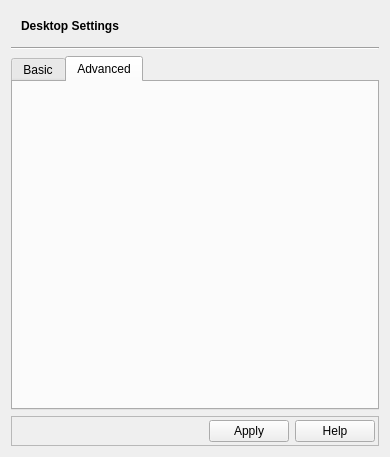
<?xml version="1.0" encoding="UTF-8"?>
<ui version="4.0">
 <class>MainWindow</class>
 <widget class="QMainWindow" name="MainWindow">
  <property name="geometry">
   <rect>
    <x>0</x>
    <y>0</y>
    <width>390</width>
    <height>457</height>
   </rect>
  </property>
  <property name="windowTitle">
   <string>MainWindow</string>
  </property>
  <widget class="QWidget" name="centralWidget">
   <layout class="QVBoxLayout" name="verticalLayout">
    <item>
     <layout class="QHBoxLayout" name="horizontalLayout_3">
      <property name="leftMargin">
       <number>10</number>
      </property>
      <property name="topMargin">
       <number>0</number>
      </property>
      <property name="rightMargin">
       <number>10</number>
      </property>
      <property name="bottomMargin">
       <number>0</number>
      </property>
      <item>
       <widget class="QLabel" name="headerLabel">
        <property name="minimumSize">
         <size>
          <width>0</width>
          <height>30</height>
         </size>
        </property>
        <property name="font">
         <font>
          <weight>75</weight>
          <bold>true</bold>
         </font>
        </property>
        <property name="text">
         <string>Desktop Settings</string>
        </property>
       </widget>
      </item>
      <item>
       <widget class="QLabel" name="label_3">
        <property name="maximumSize">
         <size>
          <width>24</width>
          <height>24</height>
         </size>
        </property>
        <property name="text">
         <string/>
        </property>
        <property name="margin">
         <number>0</number>
        </property>
       </widget>
      </item>
     </layout>
    </item>
    <item>
     <widget class="Line" name="line">
      <property name="orientation">
       <enum>Qt::Horizontal</enum>
      </property>
     </widget>
    </item>
    <item>
     <widget class="QTabWidget" name="tabWidget">
      <property name="currentIndex">
       <number>1</number>
      </property>
      <property name="documentMode">
       <bool>false</bool>
      </property>
      <widget class="QWidget" name="tab">
       <attribute name="title">
        <string>Basic</string>
       </attribute>
       <layout class="QVBoxLayout" name="verticalLayout_2">
        <item>
         <widget class="QLabel" name="wallpaperPreview">
          <property name="sizePolicy">
           <sizepolicy hsizetype="Preferred" vsizetype="Preferred">
            <horstretch>0</horstretch>
            <verstretch>1</verstretch>
           </sizepolicy>
          </property>
          <property name="minimumSize">
           <size>
            <width>140</width>
            <height>110</height>
           </size>
          </property>
          <property name="maximumSize">
           <size>
            <width>16000</width>
            <height>16000</height>
           </size>
          </property>
          <property name="autoFillBackground">
           <bool>false</bool>
          </property>
          <property name="styleSheet">
           <string notr="true">background-color: rgb(255, 255, 255);</string>
          </property>
          <property name="text">
           <string/>
          </property>
          <property name="scaledContents">
           <bool>true</bool>
          </property>
         </widget>
        </item>
        <item>
         <widget class="QLabel" name="label">
          <property name="maximumSize">
           <size>
            <width>16777215</width>
            <height>25</height>
           </size>
          </property>
          <property name="text">
           <string>Wallpaper:</string>
          </property>
         </widget>
        </item>
        <item>
         <widget class="QComboBox" name="comboBox"/>
        </item>
       </layout>
      </widget>
      <widget class="QWidget" name="tab_2">
       <attribute name="title">
        <string>Advanced</string>
       </attribute>
      </widget>
     </widget>
    </item>
    <item>
     <widget class="QFrame" name="frame">
      <property name="frameShape">
       <enum>QFrame::StyledPanel</enum>
      </property>
      <property name="frameShadow">
       <enum>QFrame::Raised</enum>
      </property>
      <layout class="QHBoxLayout" name="horizontalLayout">
       <property name="margin">
        <number>3</number>
       </property>
       <item>
        <spacer name="horizontalSpacer">
         <property name="orientation">
          <enum>Qt::Horizontal</enum>
         </property>
         <property name="sizeHint" stdset="0">
          <size>
           <width>298</width>
           <height>20</height>
          </size>
         </property>
        </spacer>
       </item>
       <item>
        <widget class="QPushButton" name="applyButton">
         <property name="enabled">
          <bool>true</bool>
         </property>
         <property name="text">
          <string>Apply</string>
         </property>
        </widget>
       </item>
       <item>
        <widget class="QPushButton" name="helpButton">
         <property name="text">
          <string>Help</string>
         </property>
        </widget>
       </item>
      </layout>
     </widget>
    </item>
   </layout>
  </widget>
 </widget>
 <layoutdefault spacing="6" margin="11"/>
 <resources/>
 <connections/>
</ui>
